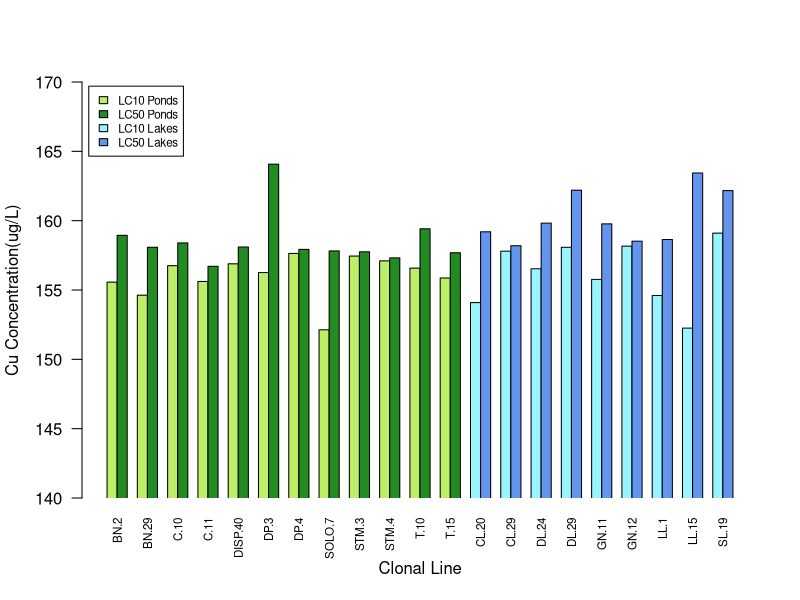

Generate this figure with R: (Note: this script raises an error after producing the figure.)
library(MASS)
toxTestalt<-read.csv('toxTestalt.csv')

glmlist<-vector(mode="list",length=41)
doselist<-vector(mode="list",length=41)
for (i in 2:42){
  tox.temp<-toxTestalt[complete.cases(toxTestalt[,i]),c(1,i)]
  tox.temp<-tox.temp[-1,]
  dead<-tox.temp[,2]
  alive<-5-tox.temp[,2]
  glmlist[[i-1]]<-glm(cbind(dead,alive) ~ log(tox.temp$Conc), family = binomial(link = "probit"))
  doselist[[i-1]]<-dose.p(glmlist[[i-1]],1:2,c(0.1,0.5))
}

lc50<-numeric(length=41)
lc50SE<-numeric(length=41)
lc10<-numeric(length=41)
lc10SE<-numeric(length=41)
for (i in 1:41){
  lc50[i]<-exp(doselist[[i]][2])
  lc50SE[i]<-attr(doselist[[i]],"SE")[2]
  lc10[i]<-exp(doselist[[i]][1])
  lc10SE[i]<-attr(doselist[[i]],"SE")[1]
}


mean.50<-c()
var.50<-c()
mean.10<-c()
var.10<-c()
i<-1
while(i<19){
  mean.50<-c(mean.50,mean(lc50[i:(i+1)]))
  var.50<-c(var.50,var(lc50[i:(i+1)]))
  mean.10<-c(mean.10,mean(lc10[i:(i+1)]))
  var.10<-c(var.10,var(lc10[i:(i+1)]))
  i<-i+2
}
mean.50<-c(mean.50,lc50[19],mean(lc50[20:22]))
mean.10<-c(mean.10,lc10[19],mean(lc10[20:22]))
var.50<-c(var.50,lc50[19],var(lc50[20:22]))
var.10<-c(var.10,lc10[19],var(lc10[20:22]))

i<-23
while(i<33){
mean.50<-c(mean.50,mean(lc50[i:(i+1)]))
var.50<-c(var.50,var(lc50[i:(i+1)]))
mean.10<-c(mean.10,mean(lc10[i:(i+1)]))
var.10<-c(var.10,var(lc10[i:(i+1)]))
i<-i+2
}

mean.50<-c(mean.50,lc50[33],lc50[34],mean(lc50[35:36]),mean(lc50[37:39]),mean(lc50[40:41]))
mean.10<-c(mean.10,lc10[33],lc10[34],mean(lc10[35:36]),mean(lc10[37:39]),mean(lc10[40:41]))
var.50<-c(var.50,lc50[33],lc50[34],var(lc50[35:36]),var(lc50[37:39]),var(lc50[40:41]))
var.10<-c(var.10,lc10[33],lc10[34],var(lc10[35:36]),var(lc10[37:39]),var(lc10[40:41]))

toxTest<-read.csv('toxTest.csv')

LCalt<-data.frame(Type=rep(c("Pond","Lake"),c(12,9)),
               Habitat=gsub('.[0-9]+',"",names(toxTest[3:23])),
               Clone=names(toxTest[3:23]),
               lc10=mean.10,
               lc10SD=sqrt(var.10),
               lc50=mean.50,
               lc50SD=sqrt(var.50),
               diff=mean.50-mean.10)

##make graph
data<-LCalt[,c(4,6)]
data<-t(data)
colnames(data)<-as.character(LCalt$Clone)
col<-c(rep(c("darkolivegreen2","forestgreen"),12),rep(c("cadetblue1","cornflowerblue"),9))


barplot(data, beside=TRUE, ylim=c(140,170),
        xpd=FALSE, col=col,
        las=2, ylab="Cu Concentration(ug/L)",
        xlab="Clonal Line",cex.names = 0.7,
        offset=0)
legend("topleft",
       c("LC10 Ponds","LC50 Ponds", "LC10 Lakes", "LC50 Lakes"),
       fill=c("darkolivegreen2","forestgreen","cadetblue1","cornflowerblue"),
       cex=0.7,
       inset=0.01)

LCalt$Type<-as.factor(LCalt$Type)
ponds<-subset(LCalt,Type=="Pond")
lakes<-subset(LCalt,Type=="Lake")
t.test(ponds$lc50,lakes$lc50,paired=FALSE) ##non signif

shapiro.test(ponds$lc50) ##non-normal
shapiro.test(lakes$lc50) ##normal
leveneTest(lc50~Type,LCalt) ##variances equal
wilcox.test(ponds$lc50,lakes$lc50, paired=FALSE) ##signif diff

t.test(ponds$lc10,lakes$lc10,paired=FALSE) #non signif
shapiro.test(ponds$lc10) ##non-normal
shapiro.test(lakes$lc10) ##normal
leveneTest(lc10~Type,LCalt) ##variance equal
wilcox.test(ponds$lc10,lakes$lc10) ##non signif

LC1<-LCalt[-c(5,8,21),]
LC1$Habitat<-as.factor(LC1$Habitat)
LC1$Habitat<-droplevels(LC1$Habitat)
leveneTest(lc50~Habitat,LC1)
leveneTest(lc10~Habitat,LC1)
oneway.test(lc50~Habitat, data=LC1, na.action=na.omit, var.equal=FALSE)
oneway.test(lc10~Habitat,LC1,var.equal = FALSE)
##Habitats not significantly different